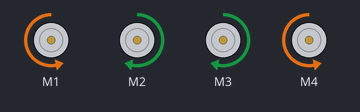
Simulated run of this sketch. Board: Arduino Uno, built with avr-gcc and run on an emulated ATmega328P. Shown: 4 × DC motor (green arrow = forward, orange = backward, longer = faster).

Above: at 1.5 s.
At 4.5 s:
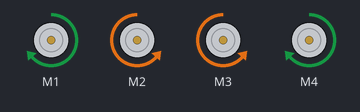
At 7.5 s:
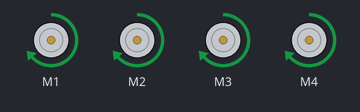
At 10.5 s:
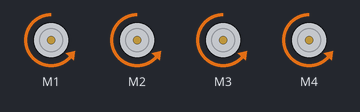
At 13.5 s:
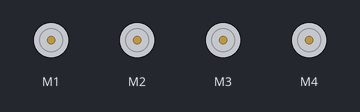
Timing chart, 0 to 19.5 s (numbered marks = the images above):
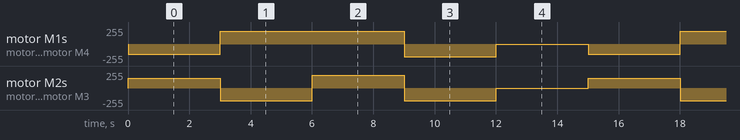

The sketch:

movimentacao_sheild_L293D.ino
```cpp
/*
========================================================= CÓDIGO TESTE SERVOS MOTORES COM SHIELD L293D ARDUINO =============================================================================
Autores: Caio Souza Branze, Israel da Silva Santiago e Murilo Siqueira Santos
Data da criação: 07/04/2025. Segunda-Feira
Data da última modificação: 09/04/2025. Quarta-Feira

Campo de observações:
  observação 1:
    motor 1 e motor 4 devem ser configurados de maneira inversa aos motores 2 e 3. Exemplo: motor2.run(FORWARD); e/ou  motor3.run(FORWARD); então
    motor1.run(BACKWARD); e/ou motor4.run(BACKWARD);
  observação 2:
    localização dos motores:
      motor1, é o motor localizado a parte inferior esquerda do robô
      motor2, é o motor localizado a parte inferior direita do robô
      motor3, é o motor localizado a parte superior direita do robô
      motor4, é o motor localizado a parte superior esquerda do robô
============================================================================================================================================================================================
*/

// Inclusão de bibliotecas
#include <AFMotor.h>  // Biblioteca para uso da shield da ponte H L293D

// Inicializa os motores conectados às portas M1, M2, M3 e M4
AF_DCMotor motor1(1); // Motor conectado na porta M1 da shield
AF_DCMotor motor2(2); // Motor conectado na porta M2 da shield
AF_DCMotor motor3(3); // Motor conectado na porta M3 da shield
AF_DCMotor motor4(4); // Motor conectado na porta M4 da shield

// definição de váriáveis relacionadas a velocidade dos motores
int velocidadeM1 = 150; // Variável que contém a velocidade do motor conectado à porta M1
int velocidadeM2 = 150; // Váriavel que contém a velocidade do motor conectado à porta M2
int velocidadeM3 = 150; // Variável que contém a velocidade do motor conectado à porta M3
int velocidadeM4 = 150; // Variável que contém a velocidade do motor conectado à porta M4

// definição de variáveis relacionadas a velocidade dos motores durante o momento da curva
int velocidadeCurvaM1 = 190; // Variável que contém a velocidade do motor conectado à porta M1 da shield durante uma curva
int velocidadeCurvaM2 = 190; // Variável que contém a velocidade do motor conectado à porta M2 da shield durante uma curva
int velocidadeCurvaM3 = 190; // Variável que contém a velocidade do motor conectado à porta M3 da shield durante uma curva
int velocidadeCurvaM4 = 190; // Variável que contém a velocidade do motor conectado a porta M4 da shield ruante uma curva

void setup() {

  Serial.begin(9600); // Inicializa a comunicação serial

}

void loop() {

  // Realiza um teste para verificar se todos os motores estão funcionanado corretamente
  paraFrente();
  delay(3000);
  paraTras();
  delay(3000);
  virarEsquerda();
  delay(3000);
  virarDireita();
  delay(3000);
  pararMotores();
  delay(3000);


}

// Declaração de funções
// Função para testar os motores um por um
void testaMotorIndividual(){

  // Define a velocidade dos motores
  motor1.setSpeed(velocidadeM1);
  motor2.setSpeed(velocidadeM2);
  motor3.setSpeed(velocidadeM3);
  motor4.setSpeed(velocidadeM4);

  // Gira o motor 1 no sentido horário por 3 segundos
  motor1.run(BACKWARD);
  delay(3000);
  motor1.run(RELEASE);

  // Gira o motor 2 no sentido horário por 3 segundos
  motor2.run(FORWARD);
  delay(3000);
  motor2.run(RELEASE);

  // Gira o motor 3 no sentido horário por 3 segundos
  motor3.run(FORWARD);
  delay(3000);
  motor3.run(RELEASE);

  // Gira o motor 4 no sentido horário por 3 segundos
  motor4.run(BACKWARD);
  delay(3000);
  motor4.run(RELEASE);

}


void paraFrente() {

  motor1.run(BACKWARD); // Gira o motor 1 no sentido horário
  motor2.run(FORWARD);  // Gira o motor 2 no sentido horário
  motor3.run(FORWARD);  // Gira o motor 3 no sentido horário
  motor4.run(BACKWARD); // Gira o motor 4 no sentido horário

  // Define a velocidade que os motores irão rotacionar
  motor1.setSpeed(velocidadeM1);
  motor2.setSpeed(velocidadeM2);
  motor3.setSpeed(velocidadeM3);
  motor4.setSpeed(velocidadeM4);

}

void pararMotores() {

  // Para de enviar energia aos quatro motores, parando sua rotação
  motor1.run(RELEASE);
  motor2.run(RELEASE);
  motor3.run(RELEASE);
  motor4.run(RELEASE);

}

void virarEsquerda() {

  motor1.run(FORWARD);  // Rotaciona o motor 1 no sentido anti-horário
  motor2.run(FORWARD);  // Rotaciona o motor 2 no sentido horário
  motor3.run(FORWARD);  // Rotaciona o motor 3 no sentido horário
  motor4.run(FORWARD);  // Rotaciona o motor 4 no sentido anti-horário

  // Define a velocidade dos motores durante o movimento de curva
  motor1.setSpeed(velocidadeCurvaM1);
  motor2.setSpeed(velocidadeCurvaM2);
  motor3.setSpeed(velocidadeCurvaM3);
  motor4.setSpeed(velocidadeCurvaM4);

}

// Função para virar à direita com maior velocidade
void virarDireita() {

  motor1.run(BACKWARD); // Rotaciona o motor 1 no sentido horário
  motor2.run(BACKWARD); // Rotaciona o motor 2 no sentido anti-horário
  motor3.run(BACKWARD); // Rotaciona o motor 3 no sentido anti-horário
  motor4.run(BACKWARD); // Rotaciona o motor 4 no sentido horário

  // Define a velocidade dos motores durante o movimento de curva
  motor1.setSpeed(velocidadeCurvaM1);
  motor2.setSpeed(velocidadeCurvaM2);
  motor3.setSpeed(velocidadeCurvaM3);
  motor4.setSpeed(velocidadeCurvaM4);

}

// Função para andar para trás
void paraTras() {

  motor1.run(FORWARD);  // Rotaciona o motor 1 no sentido anti-horário
  motor2.run(BACKWARD); // Rotaciona o motor 2 no sentido anti-horário
  motor3.run(BACKWARD); // Rotaciona o motor 3 no sentido anti-horário
  motor4.run(FORWARD);  // Rotaciona o motor 4 no sentido anti-horário

  // Define a velocidade dos motores durante o movimento da curva
  motor1.setSpeed(velocidadeCurvaM1);
  motor2.setSpeed(velocidadeCurvaM2);
  motor3.setSpeed(velocidadeCurvaM3);
  motor4.setSpeed(velocidadeCurvaM4);

}
```

Measured:
- by itself, motor M1, motor M4: repeats every 15.0 s: forward 190/255 6.0 s, backward 190/255 3.0 s, stopped 3.0 s, backward 150/255 3.0 s
- by itself, motor M2, motor M3: repeats every 15.0 s: backward 190/255 3.0 s, forward 190/255 3.0 s, backward 190/255 3.0 s, stopped 3.0 s, forward 150/255 3.0 s
